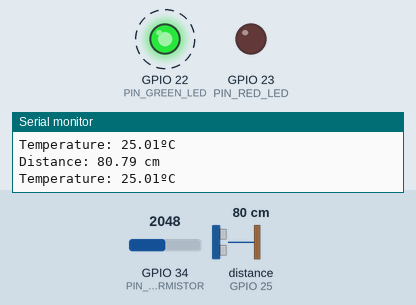
A program run on a simulated ESP32. Shown: output pins drawn as LEDs (lit = HIGH), the last lines printed to the serial monitor. Wiring (inferred from the names in the program): ultrasonic range finder: trigger GPIO 32; echo GPIO 25. Dashed ring = blinking. Inputs (shaded band) come from the test bench; at power-on: distance to the obstacle (sensor on GPIO 25) 80 cm, GPIO 34 (PIN_THERMISTOR) = 2048. The echo pulse lasts 58.3 µs per cm; nothing arrives over Bluetooth unless stated; pins used as bus, display or sensor lines are not drawn.

Above: at 1.2 s.
1.3 s: distance to the obstacle (sensor on GPIO 25) set to 22 cm
4.8 s: distance to the obstacle (sensor on GPIO 25) set to 17 cm
At 5.5 s:
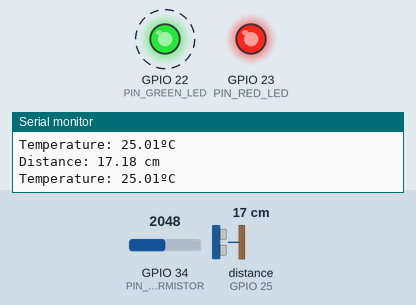
9.6 s: distance to the obstacle (sensor on GPIO 25) set to 35 cm
At 10.7 s:
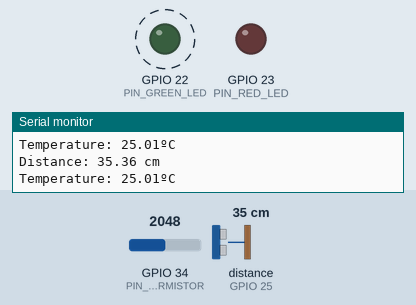
15.6 s: distance to the obstacle (sensor on GPIO 25) set to 2 cm
At 17.1 s:
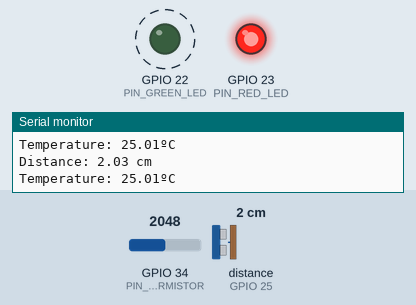
Timing chart, 0 to 22.6 s (numbered marks = the images above; inputs shaded):
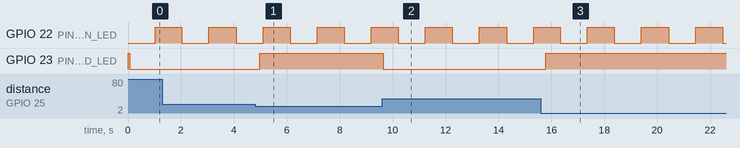

The program:

main.cpp
```cpp
#include <Arduino.h>
#include <math.h>
#include <BluetoothSerial.h>


// --- PINS Configuration ---
#define PIN_TRIG 32
#define PIN_ECHO 25
#define PIN_THERMISTOR 34
#define PIN_GREEN_LED 22
#define PIN_RED_LED 23

// --- NTC Thermistor Parameters ---
#define R_FIXED 10000.0
#define BETA 3950.0
#define T0 298.15
#define R0 10000.0

// --- Flags Config ----
#define Functional (1 << 0)

// --- Filter Config ---
#define DISTANCE_BUFFER_SIZE 5

// --- RTOS Handles ----
SemaphoreHandle_t xSemaphore;
QueueHandle_t xQueueUSB;
QueueHandle_t xQueueBT;
SemaphoreHandle_t xMutex;
BluetoothSerial SerialBT;
EventGroupHandle_t xEventGroup;


// --- Shared Volatile Variables ---
volatile unsigned long StartEcho = 0;
volatile unsigned long EndEcho = 0;
volatile float SoundSpeedFactor = 0.0343;
volatile float temperatureC = 0;

// --- TASK: Radar Core (High Priority) ---
void taskRadar(void *pvParameters) {
  float distance;
  unsigned int BufferIndex = 0;
  float distanceAvgBuffer[DISTANCE_BUFFER_SIZE] = {0};

  while(1){
     float distanceSum = 0;

     // Wait for system to be active (Suspend task if OFF)
    xEventGroupWaitBits(xEventGroup, Functional, pdFALSE, pdTRUE, portMAX_DELAY);

    // 10us trigger pulse (HC-SR04 spec)
    digitalWrite(PIN_TRIG, LOW);
    delayMicroseconds(2);
    digitalWrite(PIN_TRIG, HIGH);
    delayMicroseconds(10);
    digitalWrite(PIN_TRIG, LOW);

    // Block task until ISR captures echo (30ms timeout)
      if (xSemaphoreTake(xSemaphore, 30/portTICK_PERIOD_MS) == pdTRUE){
        unsigned long duration = EndEcho - StartEcho;

        // Calculate distance using dynamic sound speed
        distance = (float)((duration * SoundSpeedFactor)/2);

        // Update circular buffer
        distanceAvgBuffer[BufferIndex] = distance;
        BufferIndex = (BufferIndex + 1) % DISTANCE_BUFFER_SIZE;

        for(int i = 0; i<DISTANCE_BUFFER_SIZE; i++){
          distanceSum += distanceAvgBuffer[i];
        }

        float distanceAVG = distanceSum / DISTANCE_BUFFER_SIZE;

        // Dispatch filtered data to queues
        xQueueSend(xQueueUSB,(void *)&distanceAVG,0);
        xQueueSend(xQueueBT,(void *)&distanceAVG,0);
      }

      vTaskDelay(60 / portTICK_PERIOD_MS);
  }
}


// --- HARDWARE ISR: Echo Pin ---
void IRAM_ATTR RadarISR() {
  BaseType_t xHigherPriorityTaskWoken = pdFALSE;

  if ((GPIO.in >> PIN_ECHO) & 0x1){
    StartEcho = micros(); // Rising edge

  }else{
    EndEcho = micros(); // Falling edge

    // Unblock taskRadar
    xSemaphoreGiveFromISR(xSemaphore, &xHigherPriorityTaskWoken);
    portYIELD_FROM_ISR(xHigherPriorityTaskWoken);
  }

}


// --- TASK: User Interface & Feedback ---
void taskFeedback (void *pvParameter){ //Receive value stored in the queue
  float ReceivedDistance;
  static bool ActiveLEDState = LOW;
  static unsigned long LEDBlinkTimer = 0;

  while(1){
    EventBits_t EVBits = xEventGroupGetBits(xEventGroup);

    // Fetch new filtered data
    if(xQueueReceive( xQueueUSB,&ReceivedDistance, 30 / portTICK_PERIOD_MS) == pdTRUE){

      // Thread-safe print using Mutex
      xSemaphoreTake(xMutex, portMAX_DELAY);

      Serial.print("Distance: ");
      Serial.print(ReceivedDistance);
      Serial.println(" cm");
      Serial.println();
      Serial.print("Temperature: ");
      Serial.print(temperatureC);
      Serial.println("ºC");

      xSemaphoreGive(xMutex);

      // Alarm logic
      if(EVBits & Functional){
        if ((ReceivedDistance)< 20){
          digitalWrite(PIN_RED_LED, HIGH);
        }else{
          digitalWrite(PIN_RED_LED, LOW);
        }
      }
    }

    // System functioning heartbeat
    if(EVBits & Functional){
      if(millis() - LEDBlinkTimer >= 1000){
        LEDBlinkTimer = millis();
        ActiveLEDState = !ActiveLEDState;
        digitalWrite(PIN_GREEN_LED, ActiveLEDState);
      }
    }else{
      // Standby mode
      digitalWrite(PIN_GREEN_LED, LOW);
      digitalWrite(PIN_RED_LED, LOW);
      ActiveLEDState = LOW;
    }

  }
}

// --- TASK: Thermal Compensation (Low Priority) ---
void TaskThermistor(void *pvParameter){
  while(1){
    // Read the analog value from the sensor pin (0 - 4095)
    int adcValue = analogRead(PIN_THERMISTOR);

    // Simple check to avoid errors with 0 or max value
    if (adcValue > 0 && adcValue < 4095) {

      // Calculate the current resistance of the thermistor
      float R_NTC = R_FIXED * ((4095.0 / (float)adcValue) - 1.0);

      // Convert resistance to temperature in Kelvin using the Beta formula
      float temperatureK = 1.0 / ((1.0 / T0) + (log(R_NTC / R0) / BETA));

      // Convert Kelvin to Celsius
      temperatureC = temperatureK - 273.15;

      // Calculate the speed of sound adjusted for the current temperature
      // Formula: v = 331.3 + 0.606 * T
      float newSpeed = (331.3 + (0.606 * temperatureC)) / 10000.0;

      SoundSpeedFactor = newSpeed;
    }
    vTaskDelay(2000 / portTICK_PERIOD_MS);
  }
}

// --- TASK: Bluetooth Control Interface ---
void TaskBluetoothControl (void *pvParameter){
  float ReceivedDistanceBT;
  char UserInput_Buffer[10];
  char UserInput_Index = 0;

  while(1){
    // Stream data to client if connected
    if (xQueueReceive(xQueueBT,&ReceivedDistanceBT, 30 / portTICK_PERIOD_MS) == pdTRUE){
      if(SerialBT.hasClient()){
        SerialBT.print("BT_Dist: ");
        SerialBT.print(ReceivedDistanceBT);
        SerialBT.println(" cm");
      }
    }

    // Read text commands to switch system ON or OFF
    while(SerialBT.available()>0){
      char UserInput_Char = SerialBT.read();

      if (UserInput_Char == '\n' || UserInput_Char == '\r'){
        if (UserInput_Index > 0){
          UserInput_Buffer[UserInput_Index] = '\0';

          EventBits_t EVBits = xEventGroupGetBits(xEventGroup);

          if(strcasecmp(UserInput_Buffer, "off") == 0){
            if(EVBits & Functional){
              SerialBT.println("Radar Deactivated");
              xEventGroupClearBits(xEventGroup, Functional);
            }else{
              SerialBT.println("Radar is Already Deactivated");
            }
          }
          else if(strcasecmp(UserInput_Buffer, "on") == 0){
            if(!(EVBits & Functional)){
              SerialBT.println("Radar Activated");
              xEventGroupSetBits(xEventGroup, Functional);
            }else{
              SerialBT.println("Radar is Already Activated");
            }
          }
          else{
            SerialBT.println("Unknown Command");
          }
        }

        UserInput_Index = 0;
      }

      else if(UserInput_Index < 9){
        UserInput_Buffer[UserInput_Index] = UserInput_Char;
        UserInput_Index++;
      }
    }
    vTaskDelay(10 / portTICK_PERIOD_MS);
  }
}


void setup() {
  Serial.begin(115200);

  // Hardware initialization
  pinMode(PIN_TRIG, OUTPUT);
  pinMode(PIN_ECHO, INPUT);
  pinMode(PIN_GREEN_LED, OUTPUT);
  pinMode(PIN_RED_LED, OUTPUT);

  Serial.println("--- Security System Initiated ---");
  SerialBT.begin("ESP32_BT");

  // RTOS Primitives initialization
  xEventGroup = xEventGroupCreate();
  xEventGroupSetBits(xEventGroup, Functional);

  xSemaphore = xSemaphoreCreateBinary();

  xQueueUSB = xQueueCreate(5,sizeof(float));
  xQueueBT = xQueueCreate(5,sizeof(float));

  xMutex = xSemaphoreCreateMutex();

  // Tasks instantiation
  xTaskCreate(taskRadar,"Radar Function",2048,NULL,2,NULL);
  xTaskCreate(taskFeedback, "Distance Receiver",2048,NULL,1,NULL);
  xTaskCreate(TaskBluetoothControl, "Bluetooth Control", 8192,NULL,1,NULL);
  xTaskCreate(TaskThermistor, "Thermistor Function", 2048, NULL, 1, NULL);

  // Attach hardware interrupt
  attachInterrupt(digitalPinToInterrupt(PIN_ECHO),RadarISR,CHANGE);

}

void loop() {
  vTaskDelete(NULL);
}
```

Measured:
- the behaviour switches between 20 and 19 cm on distance to the obstacle (sensor on GPIO 25) (found by bisection; images 0 and 1)
- after the input at 4.8 s, GPIO 23 (PIN_RED_LED): LOW → HIGH after 0.18 s
- after the input at 9.6 s, GPIO 23 (PIN_RED_LED): HIGH → LOW at once
- after the input at 15.6 s, GPIO 23 (PIN_RED_LED): LOW → HIGH after 0.18 s
- by itself, GPIO 22 (PIN_GREEN_LED): alternates HIGH for 1.0 s and LOW for 1.0 s
